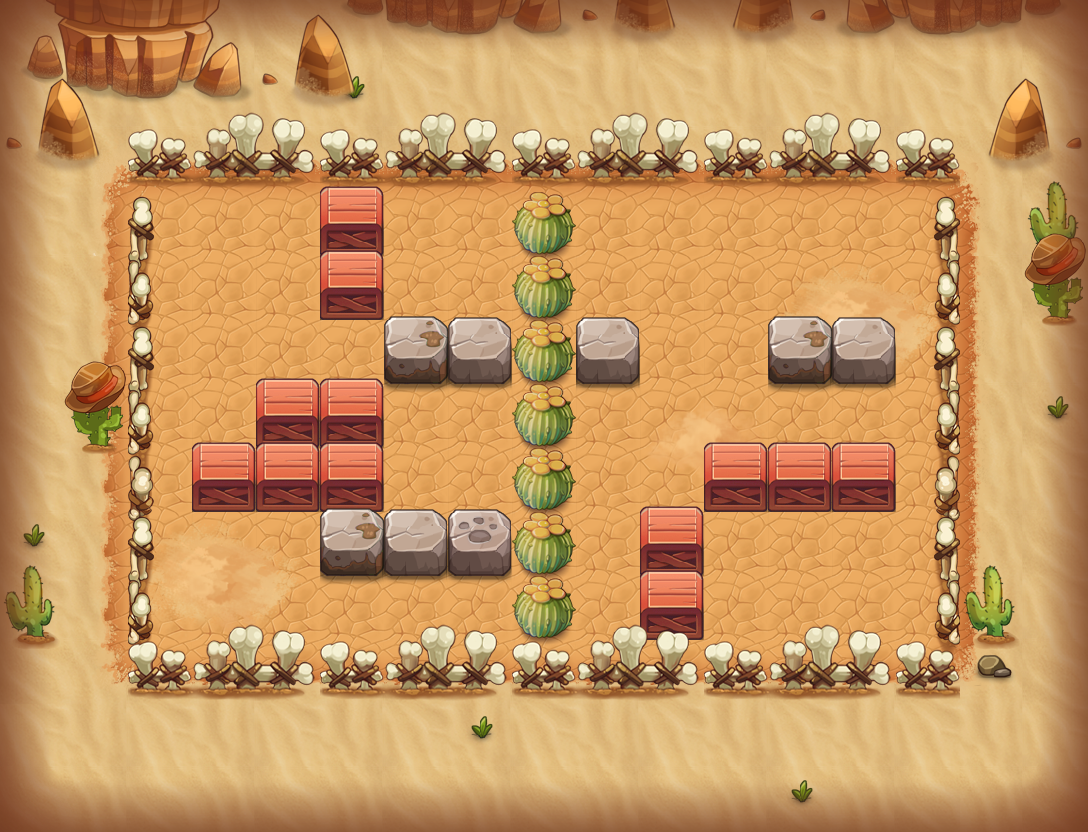

A 2D game scene composited from a Tiled map and its tileset images. What follows is a short description and the map's XML, with each tile layer's data collapsed to a summary:
An orthogonal 17x13 tile map with 64x64 px tiles, 15 tile layers (PASS, 块层 15, 块层 14, 块层 4, ...) and 7 objects (4x TRAP, 2x bysc2, PLAYER).

<map version="1.0" orientation="orthogonal" width="17" height="13" tilewidth="64" tileheight="64">
 <properties>
  <property name="DESTRY1" value="255" />
  <property name="DESTRY2" value="314" />
  <property name="DESTRY_COUNT" value="2" />
  <property name="EXP" value="215" />
  <property name="ITEM" value="D004" />
  <property name="MONEY" value="323" />
 </properties>
 <tileset firstgid="1" name="hmpy" tilewidth="64" tileheight="64">
  <image source="hmpy-hd.png" width="1000" height="2048" />
 </tileset>
 <layer name="PASS" width="17" height="13">
  <data>[221 cells, 173 non-empty, 10 distinct tile ids]</data>
 </layer>
 <layer name="块层 15" width="17" height="13">
  <data>[221 cells, 135 non-empty, 25 distinct tile ids]</data>
 </layer>
 <layer name="块层 14" width="17" height="13">
  <data>[221 cells, 64 non-empty, 12 distinct tile ids]</data>
 </layer>
 <layer name="块层 4" width="17" height="13">
  <data>[221 cells, 30 non-empty, 9 distinct tile ids]</data>
 </layer>
 <layer name="块层 3" width="17" height="13">
  <data>[221 cells, 83 non-empty, 24 distinct tile ids]</data>
 </layer>
 <layer name="块层 5" width="17" height="13">
  <data>[221 cells, 39 non-empty, 17 distinct tile ids]</data>
 </layer>
 <layer name="块层 2" width="17" height="13">
  <data>[221 cells, 104 non-empty, 6 distinct tile ids]</data>
 </layer>
 <layer name="SHELTER 9" width="17" height="13">
  <data>[221 cells, 11 non-empty, 3 distinct tile ids]</data>
 </layer>
 <layer name="SHELTER 8" width="17" height="13">
  <data>[221 cells, 1 non-empty, 1 distinct tile ids]</data>
 </layer>
 <layer name="SHELTER 7" width="17" height="13">
  <data>[221 cells, 4 non-empty, 4 distinct tile ids]</data>
 </layer>
 <layer name="SHELTER 6" width="17" height="13">
  <data>[221 cells, 6 non-empty, 1 distinct tile ids]</data>
 </layer>
 <layer name="SHELTER 5" width="17" height="13">
  <data>[221 cells, 2 non-empty, 1 distinct tile ids]</data>
 </layer>
 <layer name="SHELTER 4" width="17" height="13">
  <data>[221 cells, 5 non-empty, 2 distinct tile ids]</data>
 </layer>
 <layer name="SHELTER 3" width="17" height="13">
  <data>[221 cells, 1 non-empty, 1 distinct tile ids]</data>
 </layer>
 <layer name="SHELTER 2" width="17" height="13">
  <data>[221 cells, 1 non-empty, 1 distinct tile ids]</data>
 </layer>
 <objectgroup name="对象层 1" width="34" height="26">
  <object name="PLAYER" type="PLAYER" x="448" y="192" width="64" height="64" />
  <object name="bysc2" x="832" y="576" width="64" height="64">
   <properties>
    <property name="lua_ai" value="monster_bysc_ai" />
    <property name="quality" value="bysc2.quality" />
   </properties>
  </object>
  <object name="bysc2" x="192" y="576" width="64" height="64">
   <properties>
    <property name="lua_ai" value="monster_bysc_ai" />
    <property name="quality" value="bysc2.quality" />
   </properties>
  </object>
  <object name="zi_dan_up1" type="TRAP" x="640" y="320" width="64" height="64">
   <properties>
    <property name="trap_ani" value="fire_cat_up.actor" />
    <property name="trap_delay" value="2" />
    <property name="trap_id" value="0" />
    <property name="trap_script" value="trap(&quot;zi_dan_up1&quot;):setAtkPower(target(&quot;PLAYER&quot;):getHP()*0.1);trap(&quot;zi_dan_up1&quot;):turnUp(); trap(&quot;zi_dan_up1&quot;):getAI():getActions():addObject( AIUseSkill:create(   SkillLua:create(&quot;skill_0001&quot;)  )  );" />
    <property name="trap_start_mode" value="2" />
    <property name="trap_state" value="open" />
   </properties>
  </object>
  <object name="zi_dan_right1" type="TRAP" x="192" y="320" width="64" height="64">
   <properties>
    <property name="trap_ani" value="fire_cat_right.actor" />
    <property name="trap_delay" value="2" />
    <property name="trap_id" value="0" />
    <property name="trap_script" value="trap(&quot;zi_dan_right1&quot;):setAtkPower(target(&quot;PLAYER&quot;):getHP()*0.1);trap(&quot;zi_dan_right1&quot;):turnRight(); trap(&quot;zi_dan_right1&quot;):getAI():getActions():addObject( AIUseSkill:create(   SkillLua:create(&quot;skill_0001&quot;)  )  );" />
    <property name="trap_start_mode" value="2" />
    <property name="trap_state" value="open" />
   </properties>
  </object>
  <object name="mp1" type="TRAP" x="448" y="576" width="64" height="64">
   <properties>
    <property name="trap_ani" value="mp.actor" />
    <property name="trap_floor" value="true" />
    <property name="trap_id" value="0" />
    <property name="trap_script" value="trap_moveto(&quot;PLAYER&quot;, &quot;mp1&quot;,target(&quot;mp2&quot;):getX(),target(&quot;mp2&quot;):getY() );" />
    <property name="trap_sound_id" value="1" />
    <property name="trap_start_mode" value="0" />
    <property name="trap_state" value="open" />
   </properties>
  </object>
  <object name="mp2" type="TRAP" x="576" y="192" width="64" height="64">
   <properties>
    <property name="trap_ani" value="mp.actor" />
    <property name="trap_floor" value="true" />
    <property name="trap_id" value="0" />
    <property name="trap_script" value="trap_moveto(&quot;PLAYER&quot;, &quot;mp2&quot;,target(&quot;mp1&quot;):getX(),target(&quot;mp1&quot;):getY() );" />
    <property name="trap_sound_id" value="1" />
    <property name="trap_start_mode" value="0" />
    <property name="trap_state" value="open" />
   </properties>
  </object>
 </objectgroup>
</map>
